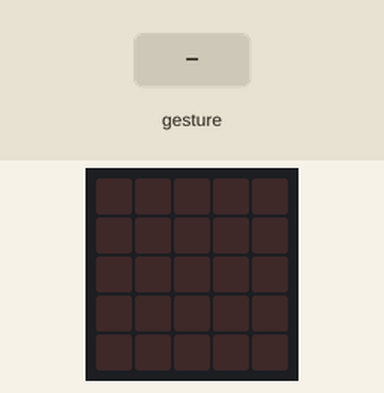
Bench run of a program on a simulated BBC micro:bit (MakeCode). Parts: the board's 5×5 LED display. The inputs (shaded band) are chosen by the test bench. A tilt is held for 1.5 s and a shake lasts 1 s, then the board lies face up again.

Above: at 1.2 s.
1.3 s: gesture 'shake'
At 5.8 s:
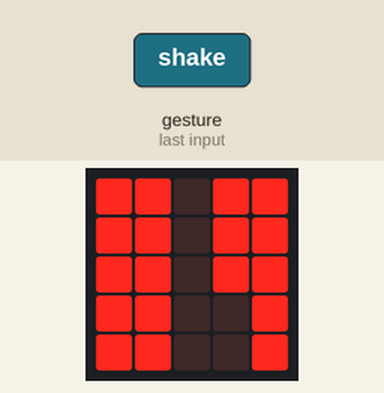
At 21.0 s:
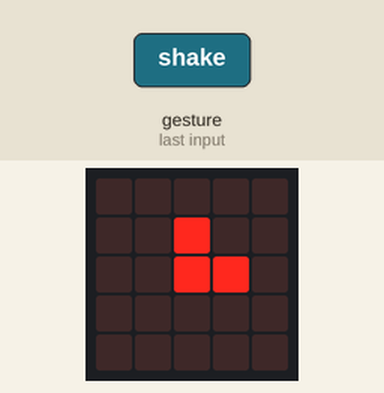

Measured:
- after the input at 1.3 s, the display: first changes after 1.8 s (image 1 shows a later state)
- what the display in image 1 shows lasts 0.5 s, from 5.4 s to 5.9 s
- what the display in image 2 shows lasts 1.0 s, from 20.3 s to 21.3 s

The program:

main.ts
```typescript
let vs = ""
let frameString = ""
let lastChar = 0
let now = 0
let fSSplit: string[] = []
let count = 0
let x = 0
let y = 0
input.onGesture(Gesture.Shake, function () {
    vs = "0:q,tc,tc,n76p,1aebk:2,1g5d,18y74:2,ab6kg,e8,g:2,55la8,sg:2,zk,w,3,74,2,1ekg:2,1962o:3,1s,4zsoy:5,4zz0g,2,8,1s:2,74:9,1s,2:2,8:2,74:7,74,8:5,1u:7,1s:2,2:3,8:2,2,20,18y68:2,1eki:2,1kz:2,2hzlw,2t58,sh:2,so,74:4,18y68:2,2t4w:a,18y68,74:3,1,1:2,w0:2,w,pa8,w:3,35s:2,w:6,35s:4,pa8:2,w,sg,3k,35s,74,35s,2hwcg,8,3d0:2,3t:3,2hwcg,18z2c,3lly:2,mh4w,1g5c:2,mh5a,5xoi,3imk,8mli,4w7:3,2hwcg:2,2t4w,2hwcg,35s,2t4w:2,3k:2,35s:5,35s:3,3k:2,2t4w:8,2ups:2,3k:5,1kw,1kw,1vgu8,2img0,jwctb:7,586tc,abq4g,1vpxc,cmfhc,55eyx,t7,9zojp,bdag,5gni8,ckav4,1x8g0,5b2c0,9ea4,41w,sm:2,2,1kw:2,1kw:4,2t8g,35s,4zsow,7hp1c,55eyo,pa8,5m9s0:2,39c,w,1ekg0,1fdw,1k,1k,3p,3r6,e8,1ts,3k,1ls,35s,1kw,b28,35s,6bk:3,2t4w:2,2t4w,35s:7,2t4w,2t4w:9,35s:f,35s,2t4w,2t4w:2,1kw:2,2t4w:2,1gxs:3,35s:2,35s:3,g,so,1eyo:6,1ekg:d,1ekg:l,4,1ekg:2,eg,sk,34:2,1kw,23up,mh4w:2,18zs1,18y68,mh34:2,pa8,35s,39c:3,3k:2,39c,35s,2ups,3o,4xs0,1xj44,1vf9c:8,2t4w,2tr0,i31lv,4gu0w,2t4w:3,2hwcg:2,18y68,18y68:2,18y68:2,18y80,2,1g5e,47r4,2t4w,1kw,6bk:2,74:3,5m9s,8,5mgw:2,6bk,8,6bk,6bk:2,8,74,5slc:3,4zsow:2,4zsow:3,5mgw,4,32q0:3,2hwcg:3,2hwcg:3,1kw,1kw:5,1kw:2,2t4y,9kw,35s,1s,4,4,1s,3k,2t6q:2,4e0y,2t8g:2,2we8:2,3o,2t8k,2t4w,3k,2t8g:3,4:3,74,74,39c,2zgg:2,6bk,4,5m9w,1enls:2,2t4w,18y68,2we9,18yzo,pac,mk90,3k:4,2t4w:4,74:2,74:3,2t4w,74,18zsw,76,1in4,1ekh,okxs,2tc0,8feo:2,5mgw,1mq,1ekg,49j6,2t4w,5m9s,2,74,5mbp,4,37k,mkbk,sg0,1agp0,5q8,3if5,74,mio4,3qv42,1hs0,18ydc,18z7k,2hxj4,d1c,d1c:2,74:6,cu8:2,cn4,w:2,f4:3,2o:2,sg,sg:2,w,1f0g:3,2hwcg:2,1aj28,9hc,1hq8,36p,1,2hy0w,4,136,2e8,q138,tc,1lt,18y68:2,6bo:6,1ekh,18y6b,191fk,vx34,1eld,8x0js,5qi9w,3rjsw,mh34,8,ao,3d0,3k,2t4w:2,2hzi8:3,18y68,18y68:2,2hwcg,35s,2t4w,5c,jz3jt,2:2,aq:4,6f8,6bk,5mdg,5m9u,2,1u,9s,w,6,8,a,5m9t,5m9t,35s:2,35s:2,35s:9,2t8g,2t8g:4,3k,3k:2,6bk,6bk:6,2kphc,2hwg0:2,2jh8k,1l4w,8y,2hwci:i,6bk,6bk:4,5m9s:8,5m9s:3,2:3,1kw,1mo:2,1ekg,4u8,sg,pa8:2,2t4w,mh34:2,1w4jo,mh34,1ycn4,1gch,1g8w,52le,q3l:9,5j4:2,35s:2,36p,2r,3o,zu,rfg,w8h,n9g8,1grc,191xc,k3m,neys,32xx:7,w,74,74:2,2hzi8,2i2o0:3,3k,78,e8,74:3,74,hs,3r7hc,heo,1s2q,1z4,5tz4,74,5uyo,cn4,iyo,cn4,2hwcg,dfk:2,8,8,zk,2hwjk,co0,w:7,1s,2,8y:2,1s:3,cw0,sg:4,w,w:5,g,8w:2,g:6,cn4,sg,dfk,1mhd,85m,jz56n,1kw:3,6bk,1kw,19ngg:4,b8qo,dht,1ekg,dfs,pa8,83k2,18y68,18y6o,ysch,18y6i:2,bxts,duo,g8c8w:4,5j4,6bk,cn4:5,9hc,w,cn5:2,mhwh,mh37,1t,mh34,4,mh38,eo4,18y68,1s,pa8,12gw:2,2hwcg,3quio,e8,1s,1mo,4si,2t6s:2,191c0,2tc4,74:2,mh34,mh34,18y68,2wao,4:2,6bk,6bk,18y68,1,1brb5,1o1s,2jaww,2i2o0,1ekg,1ekg,2wow:2,1r7k,4,1f5s,o1zc,o26g:2,1lc,1kw,2hwcg:2,1kw:3,1lk:3,d8g,4fhxk,2hwlh,5ssqr,1b3nm,qv4,4zthc,2dd,2njts,1ff4,1f1d,g,5mog,2hwcg,2iamk,5b2vg,a2hs0,eze2w,b8jk,cn4,cn4,5b18g:2,9zlds:2,4zsow,9zlds,4zsow:3,d1g,b8k0:3,35s,3k,2t4w:3,4zsow,4zsow,2t4w,bbsw,40,cqs,5b1q8,4zssg,b8jk,3o:2,a2eki,f277k:2,5c,4zsow:2,d1e,b8k0,2:3,39c,2t4w,2,4zsoy:2,4zsow,2t8g,35s,g,bl6o,cn4,em8:2,4zsow,1kw,6,6:2,4zsow:2,e8,d1c,505qo,bl6o,2t4w:2,4zssg:2,35s,4zsox,37k:2,4zsox,e1u8:2,505q8,cqo,505c0:2,4zsow,9zlhc,6bq,9zll2,5m9s,a57nk:2,6,5m9s,9zle0:3,g,g,g,368,b8k0,d1c,35s:2,35s:6,3k,2t4w:2,2t8g:3,5m9s,5m9s,1kw,6bk:4,6bk,1kw:4,3k:6,b28,7wg,1s:5,74:2,2t4w:2,2t4w,2ibr4,2i8zk:2,2wao,6ci,7i1om,50hzc:2,g:2,pa8,5yww,6bk,5m9u,1,7wg,6bk,9zmkg:2,26nuo,mh34,19auw,1eyw,517gi,4zspd,1kw,9zm6g,e80,2nw1s:2,5nuo:9,1kw:2,w0:2,g,5n28:4,8,2,360,2f4,gvls,1rlw,1brb5,1heeg,neiq,2t4w:2,5181t,14,84veo,1brb4,1viis,mha8,5m9s,194hs,1g76:2,n6dd,tc:4,2ksqs:4,4,4:3,3k:2,35s:6,2t4w:4,2t4w:3,2t4w:a,3k,35s,1s,2t4w,37k:2,1s,2t6o,4,1mo,2hwe8,1kw:2,4:g,39k,2t8o,2t4w:4,8iko,32m8,3d0,39c,2t4w,5ssk,2l0lo,4h6o,1af9g,25ib,mh41,x:4,sg:2,sg:2,w,1kw,1t,w:2,3,2t4w,4sg,3q:e,8,8:3,74:2,2hwcg:2,74:r,2hwcg:4,2hwe8:m,2hwcg,5mbk,6bk:2,1g5c,7wg:2,5m9s,5m9s,68qv4,6bk,1kw:2,74,1s,pa8,a33t6,aycxs,2kq9s,a0b28,pzi8,376m2,2hwcy,3t,3k,g:l,bl6w,g,5gtu0,cn4:2,e8,a5kao,5m9s,cn4:4,5m9s,55ez4,4zsow:2,6bk,5m9s,4zz0g,55eys,e8,3k,35s,2ubk,2ilmq,1aedc:2,mhxc,paa,sh,xpmo,vls,9znr4,am39s,sg,70uo,4zsox,69gyo,18y68,sw,pa8,3k,f4,dfk,io:8,1,18y68,68qv4,35s:a,35s:2,4zssg,4zsp0,2t4w,50hz4,pa8,7j4so,cnc,1ls,coao,18zr4,2o,3k,9zlj4,by82,am39w,1l3k,qvb8,8feq,gydk,paa:2,9zmkk,20,18zrc,1eo0,3r4,2kphc,6bk,6ozl,w:4,pa8:3,1en4,si,w,1lt:j,35s:2,35s:4,1ekg:i,1ekg:9,35s:4,35s:4,1ekg,1s,1:2,1ls,q2q,5m9s:2,pa8,tc,1,2hwcg,e1og:2,9zlds,18y68,5m9s,1ekg,4zsow,mh34:2,3if4,2i9e8,bl6o,b8y8,1l3c,1ekg0,5sso,39g:3,2t4w:f,pa8:4,mh34:c,35s,2,1s:3,35s:4,1s:4,8,1g75,7k,lc,1l3l,5ob4,g,36aa,35s,5m9w,6bs,74,cn6,es,5c,1s,4qy,1g5c,47pc,pa80,3k,sn8,194i8,1gy0,2kwgw,55im9,6xi,ab6ko,g:g,4:5,h:2,4,k:4,1,1:2,3k,h:3,w,g,35t,10,e9:2,1kw,ec,1kw,4,3d0,4,8,g,ao,5yww,5m9s,6bl,q2o,6bs,6bl,g:2,cn5,2wht,3k,sg,6io,2hwcg:2,cnl,23up,2hxxc,2t4w,b8pc,bc5e,5zbc,6bqkg,1dawy,4zz2c,d1iq0,ckkd4,h85w,505c0,b8jk,eebk,b8jk:2,2t4w,b8jk,47pg,1erk,7q96o,2u14,740,6bk,1g5c,775u,3wgsw,d1vo,2t4w,1w85d,h3qy,1ssg,vx2c,3t,1ekg,2gy,5078,23uo,sw,blkw,a1qv7,9zy20,h1c0,4zsow,ec,4zsow,9b1c,39e,2hwjk,zl,2:2,2hwjk:2,74,8,1o8w,348w,2,32tg,1bri8,74x,1w656,1eq2,n78i,w,1t,e,dt,369:3,35s:2,35s:3,1kw,2zgo,1erk,2nima,6fzr8,68rnl,ay3hc,693wg,740g:2,70u8:3,5pfk,1bxmw,6io,2i2o4,5srm,w,fml9c,bl7l,dv4,duo,fl,h:2,4qo,6bs,2tc0,70w4,55n0i,93j8h,bg9og,o8ow,6frps,1kw,2dc,24n4,5648w,5m9u0,1zrpc,3r0u8,1ekg,6bk:3,1ekg,1kw:2,1s,2hwjk,74,2t4w,2,1kw,35s,1l0,1qa,1eki,2,1hs0,35u:2,w:4,sh,1ls,1,16o,b8jk,ab6yo,bf9c,ezksg,2zgg,e1vk,5yww,2t4w,58hog:2,2t4w,74,2t50:2,1kw,75u,cn4:2,w,1s,2t4x,w,mh35:2,2:2,5rw1s,2hwcg,4zsp4,55f60,1eku8,mvb4,1feo,8,9zmzk,18y6m,18y7e,24oi,1f29,b9q8,16o,co0,3kw,e8,e8:2,4:6,4,4:3,35s,35s,3k,4:2,4,4,3o,2t4w:2,2xvm,1hvo:6,2t8g:2,4,4,2t8g:4,3k:6,2t4w,5slc,4,6bk,5mh4,e8:2,bocg,9zle8,aatxc,505cg,8lq8:2,8,8fes,55fd4,2ns3s,1em8,1mq:3,a,94,1s,6,2jax2,2t4w,1kw:2,18zr8,25fl,1adk0,nvpe,qw0,n75s,pb5,x,x:3,36o:2,3k:5,8,74:2,6bk,5m9s:7,1,1:8,2,2:5,2,1s,1kw:12,5179c:2,2wg0,4,6bk,4,4:7,6bk,1s,2hwcg,2hwcg,5fa4u,h874:2,sg,4qo,iyo:7,3k,7wg,2t4w:4,2t8g:5,dfk:4,2t8g,70w0,phc,b8xs,3quio,5p4i8,c,7wg:2,am2rk,3pje,18y68,2jbxd,23uo,mh3c,2t4w,18y6c:b,2t4w:7,4,2t50,4:f,2hwcg:2,4:3,1ekg,1kw,1kw,18zr4,4qo,sg,2hwci,n800,6bk,9hc:2,6bk:2,6bk,6bk:3,5m9s,6bk,5slc:2,3yc,2l8xw,b9d1,ba6a,1akua,6rs3,mh3c,3k,2t54,4,2np6o,1ekg,18y6c,u68,2m4u8,1w4jk,35s:2,mh6o:2,2t4w:3,2t4w,2t50:2,35s,35s:a,2t4w:3,2,3m:2,3m,1s,6,2t4w,90:2,2t6o,2t50,78,3eo,2zgo:2,9kw,6m8,6bk,2t4w:2,8:2,1s,2,1s:2,1s:5,1ekg:3,8,7c,1u,1ekg,d1c:2,6bk,6bk,cn4,2:3,5ma2,k42k,bllc:3,26ar,52wf:7,5m9s,k4gs,bllc:3,25lz,ao9v:8,6c8,e5ck,cnk,6iw,9zlds,ssn4,71mp,f4:4,e8:2,1ekg0:4,8:2,8y,1kw:3,1ty,8,3m,chhts,7g,5b1mo,35sg,b8ki,9zlm0,cv8,7k,d1d,4zt34,6f4,52p34,9vk,5yx8,2hwci,35s,1g5c,2hxc2,1ok,3k:4,1:4,1:6,2t4w,18y68:2,6bk:6,74,3l,5,3k:3,74,c:2,1,n7yg,35t,4,18y80,1ekg,36q,mh6p,pds,a2fb8,a2eis,6,3m:3,5m9s:2,5pfk,35s:2,35s,39c,3k,2,2,1t,35s:4,w:2,2de:3,n7a9,4wzo,1vgw0,a,1acqo,74:2,2hwcg,2hwci,8:2,6pu:2,8,2i9e0,2hwcg:2,1apdu,1ekg8:2,7c:4,1ekg:3,1ekg,2t4w,1kw:i,1ekg:4,1ekg,1s,1ekg:2,1ekg:2,4zvuo,1ekg,phc,2tc0,5mh4,5mh4,vls,5pmo,4zsxs,2hwcg,2:7,1s:4,so,so,5mh6,7b4,4zvvs,74,74,1,1ekg:2,517cw,40,ahips,jdc,35s8,e8,9zllc,bl6o,qyw,es,u8,2hzj6,1:6,39c:j,35s:2,4:7,2wao,2t4y:2,35s,35w:5,3k:7,1ekg:2,3k:3,18y68,1kw,74:2,3k:3,8,4,1s:6,mh34,phc:2,pa8,9,18y68,pb4,pds,q4g,1ekg:2,4,3b4,1ekg,3k02,1jb4,mh35,2o,sg:2,2wcg,1kw,39c:2,1u,2:2,1s,1s:2,35s,37k,35s:2,37k,35s,2,2,2t4w:2,2t4w,2t4w,3o,3k:3,4,2hwg0,3k:3,2hwck,2hwe8,2,1s:2,2hwcg,1kw,5c,2jayo,2jays,1hq8,1ekg:2,47ts,2zgg,2we8,3k,6f4,405,opom,4qp:2,35s:2,1ls,q49s,25gg,4zsow,1g5c,590jn,5ter,74w,5pfk,5m9s,40w,4wz,3n:4,q4g,1ww8w,2k4xs,5p2ww,6ed4w,5m9s,35s:5,2t4w:7,2kphc,35s,2t5n,35w,3xg,311c,dfo,2nim8,dchs,3k,4zsow,9zlds,1vf9c:3,4,4,4,4,2hwcg,2hwcg:5,cn4,co0,w:3,b8jk,b9c0,sg:6,sg,4zthc,5beag,14,1ekgw,18ykg,6bk:2,7c:2,eebk,4zsow:3,2hwcg:3,2t4w:2,3quio,1kjcw,2t4w,32m8:2,b8jk,fsw:2,7k:3,pa8,sg0,4zsow:2,35w,2hzls:3,1hdmo,1s,1ekg,18y68,2hwcg,1kw:2,1elc,2o:2,1kw:6,8,1s:2,8,4sg,1s,1l4,1ekg,47pc:2,35s,2t8g:2,3k,8:2,m88,35s,2hwci,6bo,2hxz4,4e0w,cn4,2r,6bk,24n4:2,x,sg0,6bk,4qo,w,74w,3b4,74,18y74,18ykg,pa8,37vuo,t8g,9ig,1kx,4g2,8,2hwci,vls,2hwu9,mh34,pa80,18ykh,uxs,2hwe8,mhog,1ekg,g2,mh3k,mp0g,n38x,191c0,xq1c,5n28:2,5m9s,bxts,b8k0,w:2,6,fgbk:2,1kw,4vk,2hwcg,2hwcg:2,1kw:4,1t,d1s:5,2hwcg,1s:3,1s,5m9s,9he:4,4zsow:7,1:4,4zsow:2,35s:3,6bk,1,5m9s:3,18y68,1em8,5nxg,2t85c:3,5n28,pa80,pa8,hhc1u,2jnk0,4zsow,18ykg,g,tc,pa8,mh35:4,g:2,e8,cn4,b8qo,f56v4:2,6bk:2,5m9s:2,4zsow:7,4,4:4,35s,35s:3,2t4w,2t4w:6,2t4w:2,2wao,35s:2,39c:3,8w,4,bbi,80a,3o:2,3y,a:2,f8,fl,l,e:2,3u:7,a:2,a:3,35s:r,2t4w:d,5mh4:2,74:5,5m9s,8,2,1s:2,1g5c,2wap,w,q2o,1g5c,mh4w,n75v,x,1:3,6fzuy:4,1ekg:2,1ekg,aye5t:3,18y68:3,1hq8,1s0:2,3k,18ydc:2,3k,35s,1ekg,74,nf35,4zz7k,2qi2o,35s,6bk,bev4,55la8,1aeeb,b8jk:2,9zlds:4,b8jk:4,2ksqs:2,2kphc:3,2kphc,2t4w:3,2t4w,2kphc:3,2t4w:d,9zlds,1,36o,2i8zk,2wao0,1,w,5m9s,5mao,9zlds,4zsow,3qulk,1ex2,1ad1c,1enns,pacw,a0e9t,1enls:2,3y8,5m9s,658g:2,3czk,564oy,35s,2nio4,9zldt,7c,1acqo,7wg,24g0,tx74,bew0,58g5e,cn41x,bwf89,74,otg0,7ebk,bgo0,f81j7,2nio4,3s9ak,2i490,oyz4,ib8g,f28sj,2niro,5mbk,3s9ak,36psk,7ebk,bf36,hpwat,5mbk,3s9ak,35b10,1s74,i9nk,f27b7,2nio4,5mbk,3s9ak,miog,3rqj0,dmo,1r7mw:2,f0sub,3k,2t4w,2hwck:3,2kphc,e80:3,fsw,3y8,55lhk,u8,w,2o,1kw:7,1s,w,1kw:3,1s:2,1hq8,57414,f0g,n6dc,38i2s:2,1anuq,2t4w,q0bl,2t5o,lg,2t8g,35s,9zy2s,5b18g,65n4,aatz4,4zsow,8w,2t52:2,20,5m9s,6bk:2,6,35s,35s,35s,5m9s,7hp34,194q3,azua8:s,azua8"
    for (let char = 0; char <= vs.length - 1; char++) {
        if (vs[char] != ",") {
            continue;
        }
        frameString = vs.substr(lastChar, char - lastChar)
        lastChar = char + 1
        now = input.runningTime()
        fSSplit = frameString.split(":")
        count = 1
        let frame = parseInt(fSSplit.get(0), 36);
if (fSSplit.length > 1) {
            count = parseInt(fSSplit.get(1), 36);
        }
        for (let bit = 0; bit <= 24; bit++) {
            x = bit % 5
            y = Math.floor(bit / 5)
            if (frame & 1) {
                led.toggle(4 - x, 4 - y)
            }
            frame = frame >> 1;
        }
        basic.pause(1000 / 16 * count - (input.runningTime() - now))
    }
})
```

test.ts
```typescript
// 테스트는 여기로 이동합니다; 이 패키지가 확장으로 사용될 때 컴파일되지 않을 것 입니다.
```
